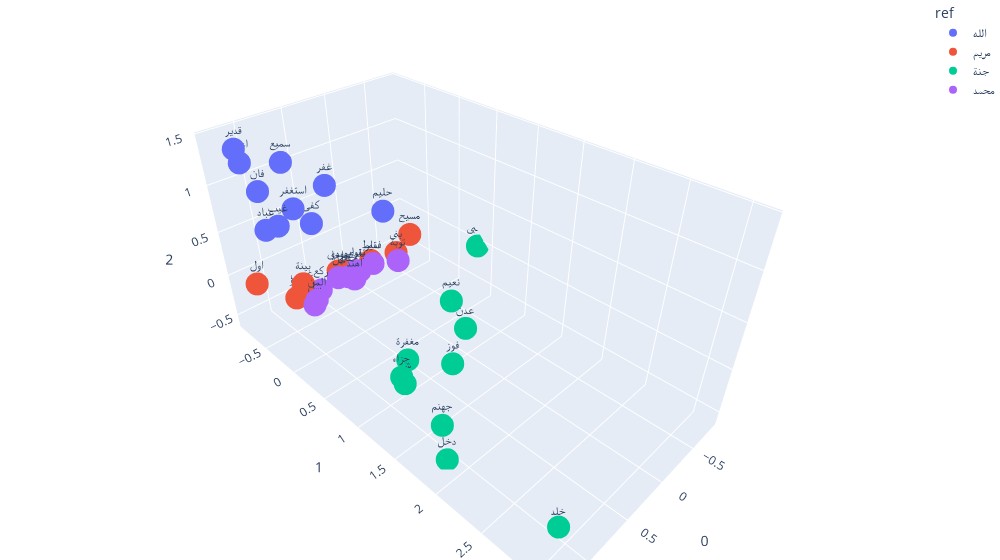

Here is the notebook cell this chart was saved with:
### Code cell
w2v.plot_pca_similar(['محمد','جنة','مريم','الله'])

### Figure 1 — Plotly figure (JSON) as saved in the notebook; plotly's stock layout.template omitted (floating-point values rounded to 4 significant figures)
{"data": [{"hovertemplate": "ref=الله<br>0=%{x}<br>1=%{y}<br>2=%{z}<br>word=%{text}<extra></extra>", "legendgroup": "الله", "marker": {"color": "#636efa", "symbol": "circle"}, "mode": "markers+text", "name": "الله", "scene": "scene", "showlegend": true, "text": ["فان", "اعلم", "عباد", "غيب", "غفر", "سميع", "قدير", "استغفر", "كفى", "حليم"], "type": "scatter3d", "x": [1.162, 1.086, 1.208, 1.31, 1.002, 0.9869, 1.25, 0.9139, 0.6674, 0.1703], "y": [-0.4753, -0.8722, -0.3626, 0.06751, 0.3571, -0.3065, -0.5883, -0.348, -0.4801, 0.0166], "z": [1.054, 1.17, 0.7239, 0.9899, 1.36, 1.333, 1.449, 0.8323, 0.5195, 0.6569]}, {"hovertemplate": "ref=مريم<br>0=%{x}<br>1=%{y}<br>2=%{z}<br>word=%{text}<extra></extra>", "legendgroup": "مريم", "marker": {"color": "#EF553B", "symbol": "circle"}, "mode": "markers+text", "name": "مريم", "scene": "scene", "showlegend": true, "text": ["اول", "عيسى", "ابي", "اخا", "بينة", "سلط", "هرو", "مسيح", "يهودي", "بني"], "type": "scatter3d", "x": [1.239, 0.881, 0.4183, 0.4611, 0.9318, 0.1661, 1.016, -0.3504, 0.5424, -0.1467], "y": [-0.6992, -0.4877, -0.3261, -0.4347, -0.3482, -0.2542, -0.3706, -0.2174, -0.2886, -0.2163], "z": [-0.02321, -0.1947, -0.08595, -0.1177, 0.001532, -0.03887, -0.1403, 0.07011, -0.02475, -0.06676]}, {"hovertemplate": "ref=جنة<br>0=%{x}<br>1=%{y}<br>2=%{z}<br>word=%{text}<extra></extra>", "legendgroup": "جنة", "marker": {"color": "#00cc96", "symbol": "circle"}, "mode": "markers+text", "name": "جنة", "scene": "scene", "showlegend": true, "text": ["جهنم", "دخل", "خلد", "سي", "جزاء", "مغفرة", "فوز", "نعيم", "عدن", "عقبى"], "type": "scatter3d", "x": [1.134, 1.109, 1.279, 0.8462, 1.068, 0.6951, 0.6113, -0.1077, 0.1242, -0.8223], "y": [1.824, 1.849, 3.09, 1.032, 1.266, 0.9038, 1.412, 0.6638, 1.091, 0.3399], "z": [-0.1808, -0.5928, -0.07367, -0.4636, -0.07695, -0.3514, -0.1264, -0.2252, -0.1973, -0.03833]}, {"hovertemplate": "ref=محمد<br>0=%{x}<br>1=%{y}<br>2=%{z}<br>word=%{text}<extra></extra>", "legendgroup": "محمد", "marker": {"color": "#ab63fa", "symbol": "circle"}, "mode": "markers+text", "name": "محمد", "scene": "scene", "showlegend": true, "text": ["خشي", "قل", "سل", "تقوى", "بلد", "فقير", "توبة", "ركع", "المن", "اهتد"], "type": "scatter3d", "x": [0.5121, 0.5803, 0.9497, 0.4048, 0.3999, 0.2156, -0.03458, 0.8253, 0.9369, 0.497], "y": [-0.1827, -0.2606, -0.1591, -0.1892, -0.1381, -0.1519, -0.05131, -0.2123, -0.1257, -0.0978], "z": [-0.04063, -0.05628, -0.1479, -0.01971, -0.006092, -0.005786, -0.03998, -0.05879, -0.0758, -0.03293]}], "layout": {"legend": {"title": {"text": "ref"}, "tracegroupgap": 0}, "margin": {"b": 0, "l": 0, "r": 0, "t": 0}, "scene": {"domain": {"x": [0, 1], "y": [0, 1]}, "xaxis": {"title": {"text": "0"}}, "yaxis": {"title": {"text": "1"}}, "zaxis": {"title": {"text": "2"}}}, "width": 1000}}
